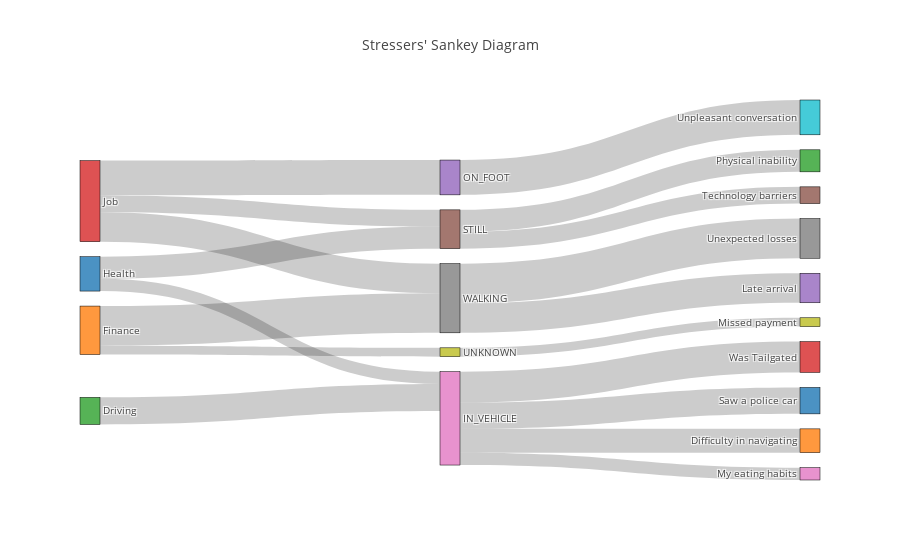

Here is the notebook cell this chart was saved with:
### Markdown cell above
### Sankey diagram
A [Sankey diagram](https://en.wikipedia.org/wiki/Sankey_diagram) is utilized to show the flow between different components and, in our case, the breakdown between categories, sub-categories, and activities.   

This diagram shows the stressor categories on the left edge and the detailed stress information on the right.  In the middle are the activity classificiations, derived from a smartphone, of what the person was doing at the time of the stress event.  You can move the mouse cursor over the boxes and lines to see the details and highlight a flow within the diagram.  You may see that the events might not be ordered to your liking or that their order could be improved.  Try dragging the boxes up and down to change this order and watch the diagram adjust.

### Code cell
plot_stress_sankey(stress_stream,cat_cols=["stresser_main","activity","stresser_sub"])

### Figure 1 — Plotly figure (JSON) as saved in the notebook; plotly's stock layout.template omitted (floating-point values rounded to 4 significant figures)
{"data": [{"link": {"source": [2, 1, 1, 0, 0, 6, 6, 6, 6, 3, 3, 3, 4, 5, 5, 8, 7, 7], "target": [6, 8, 7, 6, 5, 11, 16, 10, 13, 4, 5, 7, 9, 12, 15, 18, 14, 17], "value": [0.616, 0.2, 0.9, 0.28, 0.5, 0.54, 0.28, 0.6, 0.7, 0.79, 0.38, 0.67, 0.79, 0.5, 0.38, 0.2, 0.67, 0.9]}, "node": {"label": ["Health", "Finance", "Driving", "Job", "ON_FOOT", "STILL", "IN_VEHICLE", "WALKING", "UNKNOWN", "Unpleasant conversation", "Saw a police car", "Difficulty in navigating", "Physical inability", "Was Tailgated", "Late arrival", "Technology barriers", "My eating habits", "Unexpected losses", "Missed payment"], "line": {"color": "black", "width": 0.5}, "pad": 15, "thickness": 20}, "type": "sankey"}], "layout": {"autosize": true, "font": {"size": 10}, "title": {"text": "Stressers' Sankey Diagram"}}}
